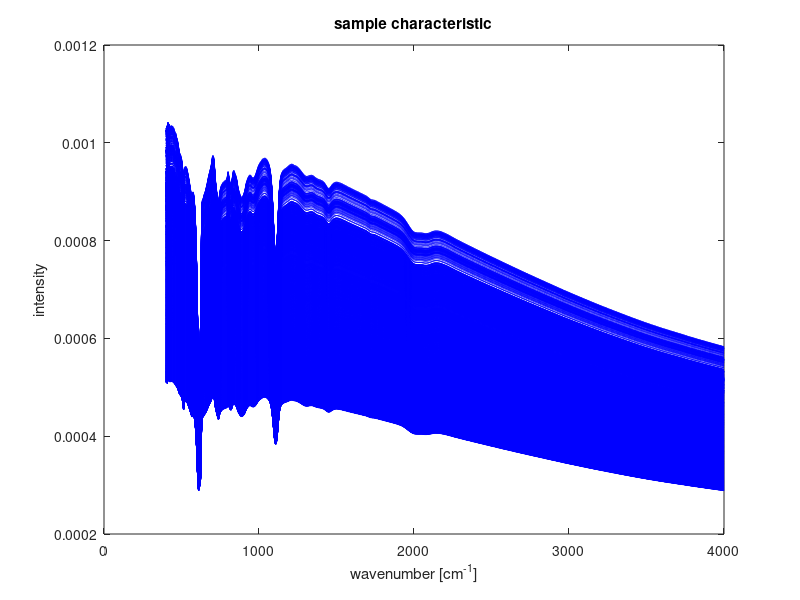

Write MATLAB code to recreate this figure. (Note: this script raises an error after producing the figure.)
fclose('all');clear('all');close('all')


global dirtosave

n0=1;
nc=3.42;

%browse data files
% index=0;
% while index~=4
%     [substratefilename,substratepath,index1]=uigetfile('*.csv','Select substrate file');
%     [sourcerefsubfilename,sourcerefsubpath,index2]=uigetfile('*.csv','Select source reference for substrate',substratepath);
%     [samplefilename,samplepath,index3]=uigetfile('*.csv','Select sample file',substratepath);
%     [sourcerefsamplefilename,sourcerefsamplepath,index4]=uigetfile('*.csv','Select source reference for sample',substratepath);
%     index=index1+index2+index3+index4;
% end

%choose directory to save all fits
dirtosave=uigetdir('','Select a directory to save, e.g. c1800');

%file locations
% substrateloc=strcat(substratepath,substratefilename);
% sourcerefsubloc=strcat(sourcerefsubpath,sourcerefsubfilename);
% sampleloc=strcat(samplepath,samplefilename);
% sourcerefsampleloc=strcat(sourcerefsamplepath,sourcerefsamplefilename);

%import files
% substrate=csvread(substrateloc);
% sourcerefsub=csvread(sourcerefsubloc);
sample=dlmread('20190702P_1.CSV',';');
subs = dlmread('20190702P_substrate.CSV',';');
% sourcerefsample=csvread(sourcerefsampleloc);

%check if data range is matching by only comparing first x-values and
%number of data points
% if substrate(1,1)==sourcerefsub(1,1) & sourcerefsub(1,1)==sample(1,1) & sample(1,1)==sourcerefsample(1,1) & size(substrate)==size(sourcerefsub) & size(sourcerefsub)==size(sample) & size(sample)==size(sourcerefsample)
%     
% else
%     error(':( Data range is not matching. Please make sure that the files contain the same x-values :(')
% end

%calculate characteristic of sample
wavenumbers=sample(:,1);
intensities=sample(:,2) / subs(:,2);

%info filesize
filesize=size(wavenumbers);

%plot sample characteristics
plot(wavenumbers,intensities,'b')
title('sample characteristic')
ylabel('intensity')
xlabel('wavenumber [cm^{-1}]')
%print('-dpng', [dirtosave '\samplewholerange.png'])
hold on

%begin of program structure------------------------------------------------
endprogram='n';
while endprogram=='n'
    %menu
    pgmstructure=menu('FTIR analysis','Fit background','Fit 630 peak','Fit LSM & HSM','End fitting, save and display results','Quit');
    
    switch pgmstructure

%---background--------------------------------------------------

    case(1)
        
        [parafitbg,errorfitbg,goodnessbg,outputbg,waventofit,intensitiestofit]=background(n0,nc,wavenumbers,intensities,filesize);
        
        %fitted parameters-------------------------------
        nfitbg=parafitbg(1,1);
        dfitbg=parafitbg(1,2);
        c1fitbg=parafitbg(1,3);
        c2fitbg=parafitbg(1,4);
        c1start=num2str(c1fitbg);%transform to a string for later peak fitting
        c2start=num2str(c2fitbg);%transform to a string for later peak fitting
          
	%calculation of their errormargins--------------------------
	J=outputbg.Jacobian;
	S=inv(J'*J);
	redchisquarebg=goodnessbg.sse/goodnessbg.dfe;
	nerrorfitbg=sqrt(S(1,1)*redchisquarebg);
	derrorfitbg=sqrt(S(2,2)*redchisquarebg);
	c1errorfitbg=sqrt(S(3,3)*redchisquarebg);
	c2errorfitbg=sqrt(S(4,4)*redchisquarebg);
	       
        %goodness of fit statistics----------------------
	%reduced chi^2
	redchisquarebg=goodnessbg.sse/goodnessbg.dfe;
	%deg of freedom adjusted coefficient of determination
	adjrsquarebg=goodnessbg.adjrsquare;

	%save fitted data--------------------------------
	waventofitbg=waventofit;
	intensitiestofitbg=intensitiestofit;
	fittedintensitiesbg=backgroundfitfunction(waventofitbg,nfitbg,dfitbg,c1fitbg,c2fitbg,n0,nc);
	filebgfit=[waventofitbg.',intensitiestofitbg.',fittedintensitiesbg.'];
	csvwrite([dirtosave '\bgfit.dat'],filebgfit);
        

%---630peak-----------------------------------------------------

    case(2)

	[parafit630,errorfit630,goodness630,output630,waventofit,intensitiestofit]=peak630(n0,nc,wavenumbers,intensities,filesize,c1start,c2start,nfitbg,dfitbg);

	%fitted parameters-------------------------------
	c1fit630=parafit630(1,1);
	c2fit630=parafit630(1,2);
	s1fit630=parafit630(1,3);
	f1fit630=parafit630(1,4);
	i1fit630=parafit630(1,5);

	%calculation of their errormargins--------------------------
	J=output630.Jacobian;
	S=inv(J'*J);
	redchisquare630=goodness630.sse/goodness630.dfe;
	c1errorfit630=sqrt(S(1,1)*redchisquare630);
	c2errorfit630=sqrt(S(2,2)*redchisquare630);
	s1errorfit630=sqrt(S(3,3)*redchisquare630);
	f1errorfit630=sqrt(S(4,4)*redchisquare630);
	i1errorfit630=sqrt(S(5,5)*redchisquare630);
	       
        %goodness of fit statistics----------------------
	%reduced chi^2
	redchisquare630=goodness630.sse/goodness630.dfe;
	%deg of freedom adjusted coefficient of determination
	adjrsquare630=goodness630.adjrsquare;

	%save fitted data----------------------------------
	waventofit630=waventofit;
	intensitiestofit630=intensitiestofit;
	fittedintensities630=peak630fitfunction(waventofit630,n0,nc,nfitbg,dfitbg,c1fit630,c2fit630,s1fit630,f1fit630,i1fit630);
	file630fit=[waventofit630.',intensitiestofit630.',fittedintensities630.'];
	csvwrite([dirtosave '\630fit.dat'],file630fit);


%---fit LSM & HSM-----------------------------------------------

    case(3)

	[parafitLSMHSM,errorfitLSMHSM,goodnessLSMHSM,outputLSMHSM,waventofit,intensitiestofit]= LSMHSM(n0,nc,wavenumbers,intensities,filesize,c1start,c2start,nfitbg,dfitbg);

	%fitted parameters---------------------------------
	c1fitLSMHSM=parafitLSMHSM(1,1);
	c2fitLSMHSM=parafitLSMHSM(1,2);
	s1fitLSMHSM=parafitLSMHSM(1,3);
	f1fitLSMHSM=parafitLSMHSM(1,4);
	i1fitLSMHSM=parafitLSMHSM(1,5);
	s2fitLSMHSM=parafitLSMHSM(1,6);
	f2fitLSMHSM=parafitLSMHSM(1,7);
	i2fitLSMHSM=parafitLSMHSM(1,8);

	%calculation of their errormargins--------------------------
	J=outputLSMHSM.Jacobian;
	S=inv(J'*J);
	redchisquareLSMHSM=goodnessLSMHSM.sse/goodnessLSMHSM.dfe;
	c1errorfitLSMHSM=sqrt(S(1,1)*redchisquareLSMHSM);
	c2errorfitLSMHSM=sqrt(S(2,2)*redchisquareLSMHSM);
	s1errorfitLSMHSM=sqrt(S(3,3)*redchisquareLSMHSM);
	f1errorfitLSMHSM=sqrt(S(4,4)*redchisquareLSMHSM);
	i1errorfitLSMHSM=sqrt(S(5,5)*redchisquareLSMHSM);
	s2errorfitLSMHSM=sqrt(S(6,6)*redchisquareLSMHSM);
	f2errorfitLSMHSM=sqrt(S(7,7)*redchisquareLSMHSM);
	i2errorfitLSMHSM=sqrt(S(8,8)*redchisquareLSMHSM);
	       
        %goodness of fit statistics----------------------
	%reduced chi^2
	redchisquareLSMHSM=goodnessLSMHSM.sse/goodnessLSMHSM.dfe;
	%deg of freedom adjusted coefficient of determination
	adjrsquareLSMHSM=goodnessLSMHSM.adjrsquare;

	%save fitted data----------------------------------
	waventofitLSMHSM=waventofit;
	intensitiestofitLSMHSM=intensitiestofit;
	fittedintensitiesLSMHSM=LSMHSMfitfunction(waventofitLSMHSM,n0,nc,nfitbg,dfitbg,c1fitLSMHSM,c2fitLSMHSM,s1fitLSMHSM,...
        f1fitLSMHSM,i1fitLSMHSM,s2fitLSMHSM,f2fitLSMHSM,i2fitLSMHSM);
	fileLSMHSMfit=[waventofitLSMHSM.',intensitiestofitLSMHSM.',fittedintensitiesLSMHSM.'];
	csvwrite([dirtosave '\LSMHSMfit.dat'],fileLSMHSMfit);

%---end fitting,saving-------------------------------------------------

    case(4)
        
%---saving all fitted parameters---------------------------

    fileparafit={'red chi^2 bg','adj R^2 bg','n','error','d','error','c1 bg','error','c2 bg','error','n0','nc','-','-','-','-','-','-';...
        redchisquarebg,adjrsquarebg,nfitbg,nerrorfitbg,dfitbg,derrorfitbg,c1fitbg,c1errorfitbg,c2fitbg,c2errorfitbg,...
        n0,nc,'-','-','-','-','-','-';'red chi^2 630','adj R^2 630','c1630','error','c2630','error','s1630','error','f1630','error',...
        'i1630','error','-','-','-','-','-','-';redchisquare630,adjrsquare630,c1fit630,c1errorfit630,c2fit630,...
        c2errorfit630,s1fit630,s1errorfit630,f1fit630,f1errorfit630,i1fit630,i1errorfit630,'-','-','-','-','-','-';...
        'red chi^2 LSMHSM','adj R^2 LSMHSM','c1LSMHSM','error','c2LSMHSM','error','sLSM','error','sHSM','error','fLSM','error',...
        'fHSM','error','iLSM','error','iHSM','error';redchisquareLSMHSM,adjrsquareLSMHSM,c1fitLSMHSM,c1errorfitLSMHSM,c2fitLSMHSM,c2errorfitLSMHSM,s1fitLSMHSM,...
        s1errorfitLSMHSM,s2fitLSMHSM,s2errorfitLSMHSM,f1fitLSMHSM,f1errorfitLSMHSM,f2fitLSMHSM,f2errorfitLSMHSM,i1fitLSMHSM,...
        i1errorfitLSMHSM,i2fitLSMHSM,i2errorfitLSMHSM};
%     xlswrite([dirtosave '\allpara.xls'],fileparafit);

%---calculating H content and saving for excel--------------
    hcontent630=4*pi*i1fit630*1.6e19/5.3e22*100;
    hcontentLSM=4*pi*i1fitLSMHSM*9.1e19/5.3e22*100;
    hcontentHSM=4*pi*i2fitLSMHSM*9.1e19/5.3e22*100;
    errorhcontent630=4*pi*i1errorfit630*1.6e19/5.3e22*100;
    errorhcontentLSM=4*pi*i1errorfitLSMHSM*9.1e19/5.3e22*100;
    errorhcontentHSM=4*pi*i2errorfitLSMHSM*9.1e19/5.3e22*100;
    rstar=i2fitLSMHSM/(i1fitLSMHSM+i2fitLSMHSM);
    errorrstar=(i2fitLSMHSM/(i1fitLSMHSM+i2fitLSMHSM)^2)*i1errorfitLSMHSM+(((i1fitLSMHSM+i2fitLSMHSM)-i2fitLSMHSM)/(i1fitLSMHSM+i2fitLSMHSM)^2)*i2errorfitLSMHSM;

    fileresname=fopen([dirtosave '\results.txt'],'wt');
    fprintf(fileresname,'hcontent630\t errorhcontent630\t hcontentLSM\t errorhcontentLSM\t hcontentHSM\t errorhcontentHSM\t rstar\t errorrstar\r');
    fileres=[hcontent630, errorhcontent630, hcontentLSM, errorhcontentLSM, hcontentHSM, errorhcontentHSM, rstar, errorrstar];
    fprintf(fileresname,'%e\t %e\t %e\t %e\t %e\t %e\t %e\t %e\r',fileres);
    fclose(fileresname);
    %dlmwrite([dirtosave '\results.txt'],fileres,'\t');
    
%---quit program-----------------------------------------------

        case(5)
            
            endprogram='y';

    end%of switch pgmstructure

end%of program loop
